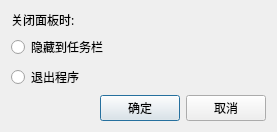
<?xml version="1.0" encoding="UTF-8"?>
<ui version="4.0">
 <class>BCSettingMainPanelStyle</class>
 <widget class="QDialog" name="BCSettingMainPanelStyle">
  <property name="geometry">
   <rect>
    <x>0</x>
    <y>0</y>
    <width>277</width>
    <height>122</height>
   </rect>
  </property>
  <property name="windowTitle">
   <string>Dialog</string>
  </property>
  <layout class="QVBoxLayout" name="verticalLayout">
   <item>
    <widget class="QLabel" name="label_2">
     <property name="font">
      <font>
       <family>微软雅黑</family>
       <pointsize>9</pointsize>
      </font>
     </property>
     <property name="text">
      <string>关闭面板时:</string>
     </property>
    </widget>
   </item>
   <item>
    <widget class="QRadioButton" name="m_pQuitToTrayRadioBtn">
     <property name="font">
      <font>
       <family>微软雅黑</family>
       <pointsize>9</pointsize>
      </font>
     </property>
     <property name="text">
      <string>隐藏到任务栏</string>
     </property>
    </widget>
   </item>
   <item>
    <widget class="QRadioButton" name="m_pQuitRadioBtn">
     <property name="font">
      <font>
       <family>微软雅黑</family>
       <pointsize>9</pointsize>
      </font>
     </property>
     <property name="text">
      <string>退出程序</string>
     </property>
    </widget>
   </item>
   <item>
    <layout class="QHBoxLayout" name="horizontalLayout_2">
     <item>
      <spacer name="horizontalSpacer">
       <property name="orientation">
        <enum>Qt::Horizontal</enum>
       </property>
       <property name="sizeHint" stdset="0">
        <size>
         <width>40</width>
         <height>20</height>
        </size>
       </property>
      </spacer>
     </item>
     <item>
      <widget class="QPushButton" name="m_pOKBtn">
       <property name="font">
        <font>
         <family>微软雅黑</family>
         <weight>50</weight>
         <bold>false</bold>
        </font>
       </property>
       <property name="text">
        <string>确定</string>
       </property>
      </widget>
     </item>
     <item>
      <widget class="QPushButton" name="m_pCancelBtn">
       <property name="font">
        <font>
         <family>微软雅黑</family>
         <weight>50</weight>
         <bold>false</bold>
        </font>
       </property>
       <property name="text">
        <string>取消</string>
       </property>
      </widget>
     </item>
    </layout>
   </item>
  </layout>
 </widget>
 <resources/>
 <connections/>
</ui>
